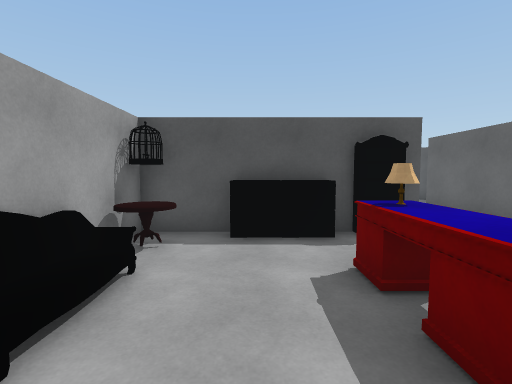
[1] (above)

24 first-person views from a walk through a Unity game level. The camera is 1.5 m above the floor, tilts 4° down and sees 85° across. Doors are open. The floor is counted in squares, 1 m on a side. Each view is taken from the middle of a square. On the plan, view 1 faces up. The plan holds only what a view shows up to about 14 squares ahead; the rest is blank. The place goes on beyond the plan. The player character is not drawn. Some animated figures are left out.

[2]
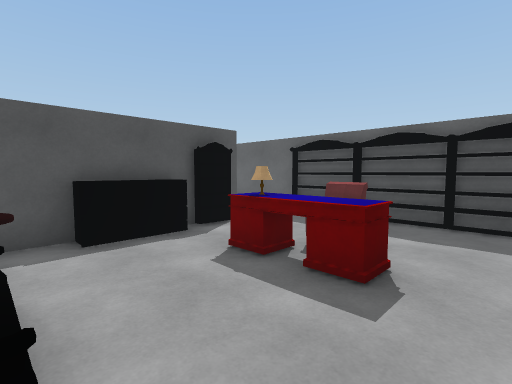

[3]
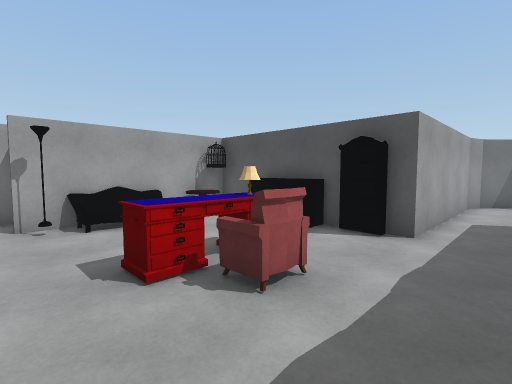

[4]
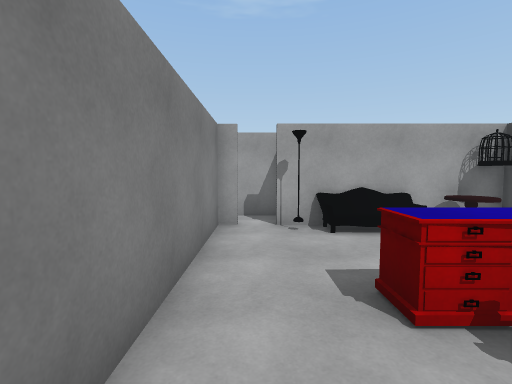

[5]
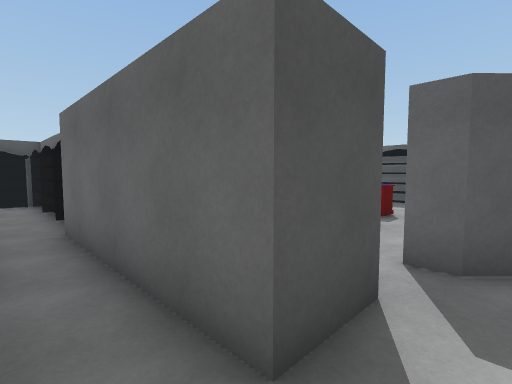

[6]
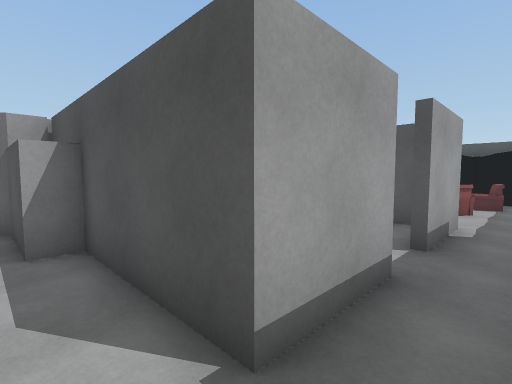

[7]
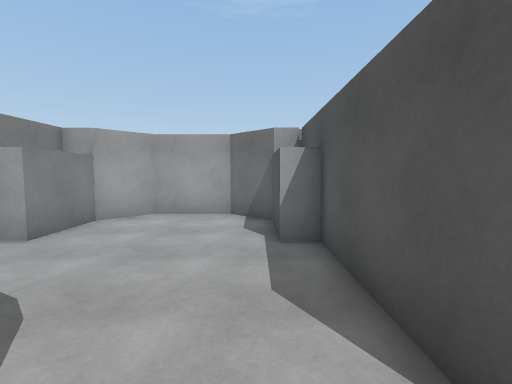

[8]
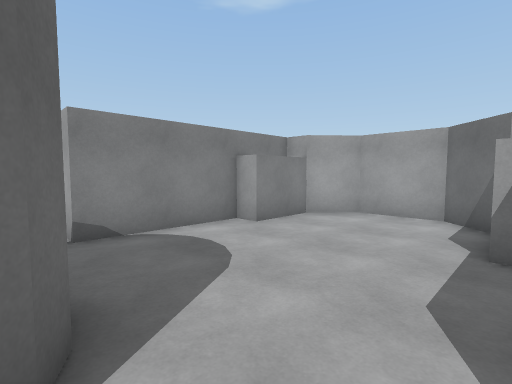

[9]
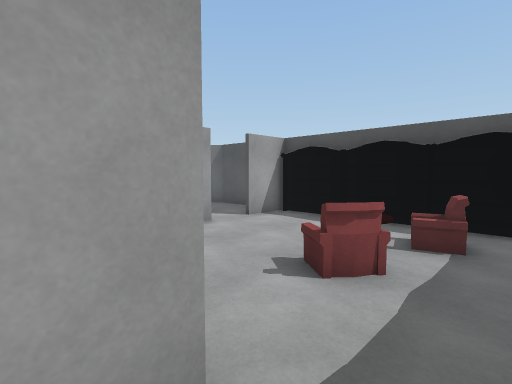

[10]
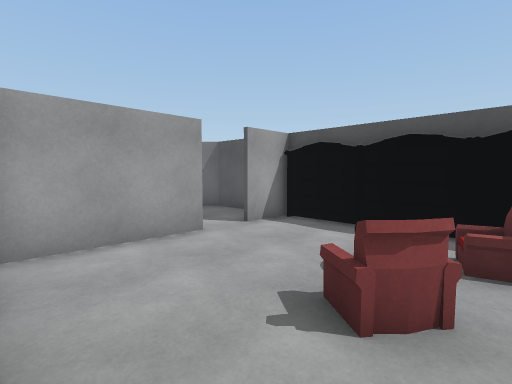

[11]
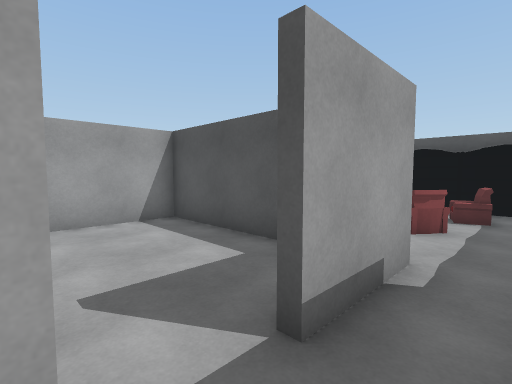

[12]
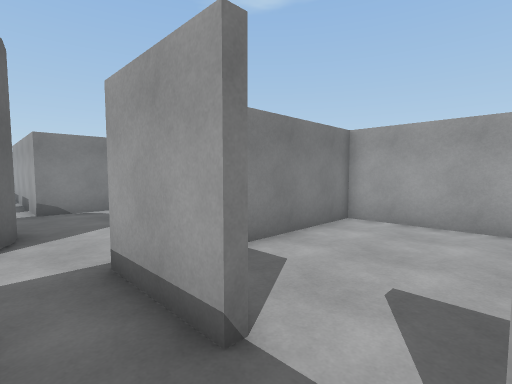

[13]
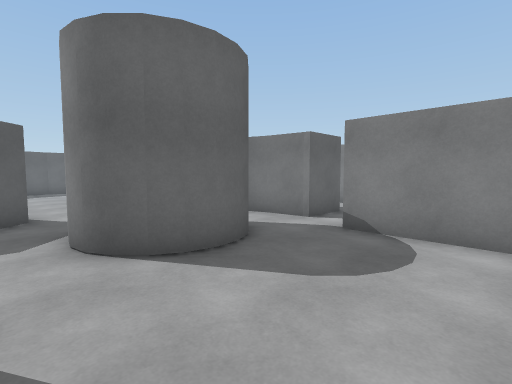

[14]
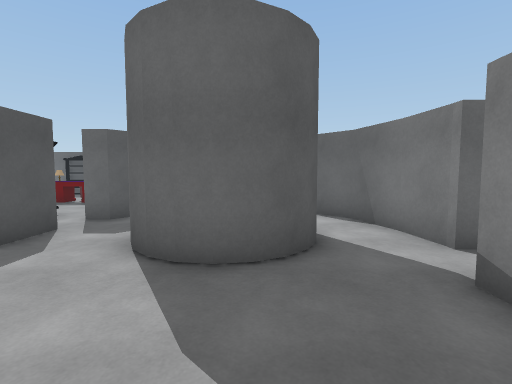

[15]
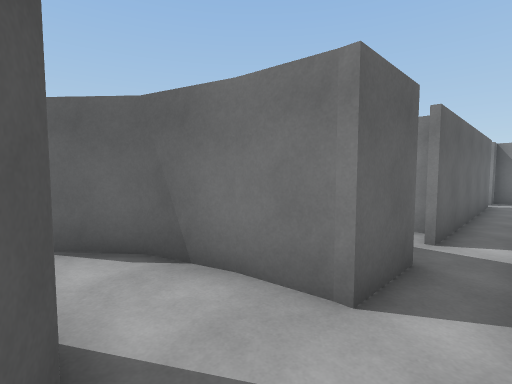

[16]
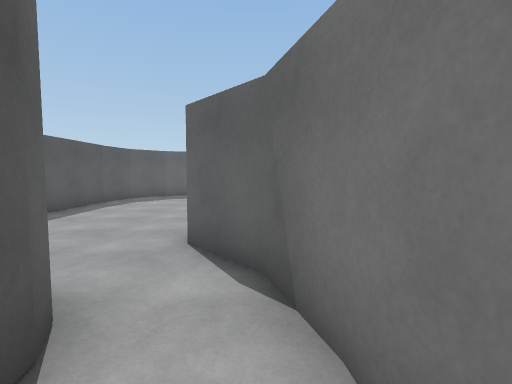

[17]
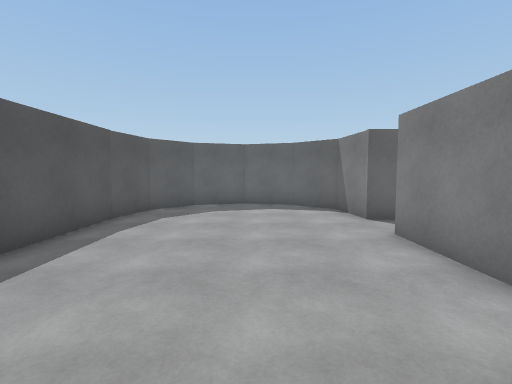

[18]
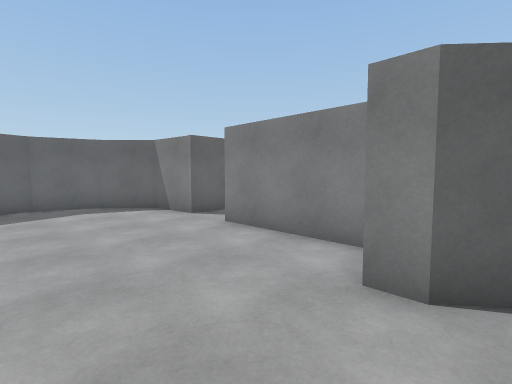

[19]
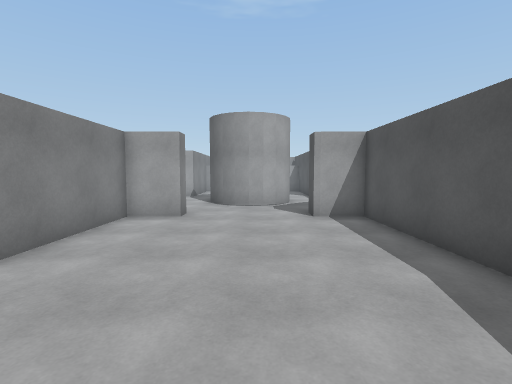

[20]
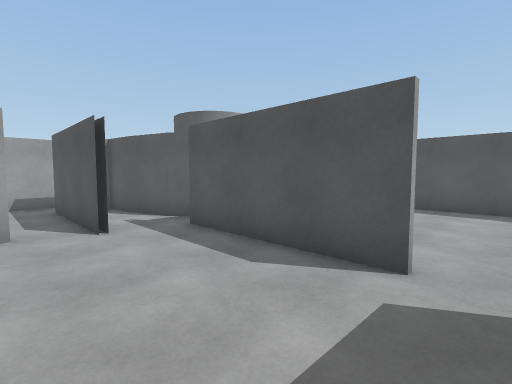

[21]
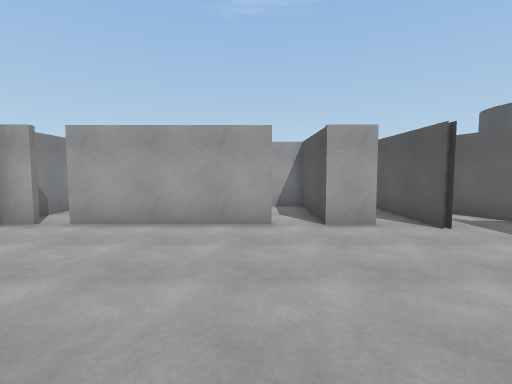

[22]
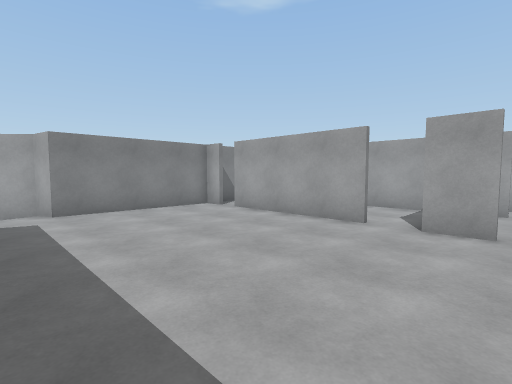

[23]
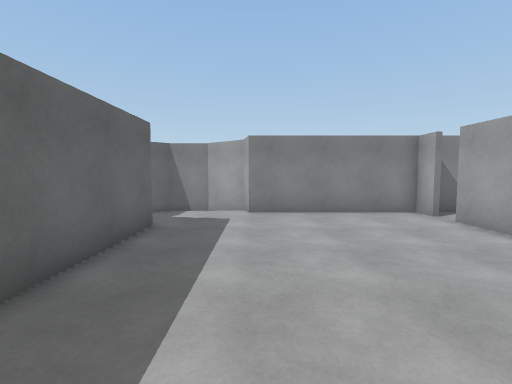

[24]
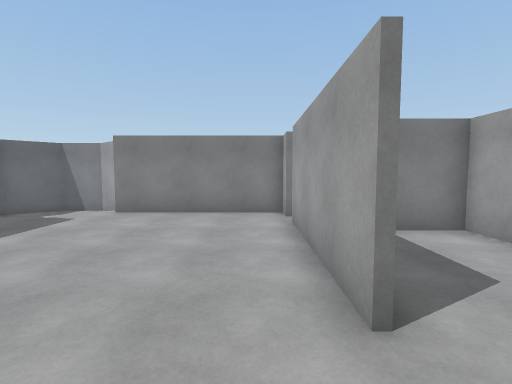

### Floor plan
Key: @ floor where view 1 was taken; # wall or solid block; . main floor; - floor 0.25 m lower than the main floor; D open door; v drop or lower ground; R dresser; B bookshelf; T table; L lamp; E desk; S sofa; C chair; O other object.
Columns run from 19 left of view 1 to 11 right of it. Each row starts with its distance up from view 1.
 16                         #
 15                        v#
 14  ### #BB#B#BB#         #.
 13 #... #.......B         #.
 12   ...#....CC.B         #.
 11    ......OCC.#         #..#
 10      #...OO..B         #..#
  9      #...CC..#         #..#
  8      #....C..B         #..#
  7      #.......B  ###RR#B#..#
  6    ########..#  #T.RR.....B
  5    #......#..#  #T........B
  4    #......#..#  #O...L....#
  3    #......#D.#  #O...ECC..B
  2    #.......D.#  #S...EC...#
  1    #......#D.####L........B
  0    #......#..##.D..@......B
 -1    ########..##.############
 -2    ####..........##.........##
 -3   v#.........##...#...........#
 -4   #.........####..............#
 -5   #.........#  #..............#
 -6   #.........#  #..............#
 -7   #.........####..............#
 -8    ####..........##...........#
 -9       #####....####.........##
-10           #.####..######..##
-11           #.#.............#
-12           #.######........
-13           #...............
-14           #.#....#........
-15           #.#####D........
-16            .#....D........
-17            .#....#........#
-18            .#....#........#
-19             #....#........#
-20             #... #........#
-21             ###  #........#
-22             #    #........#
-23             .   ...........
-24             #  ..#........-
-25             ############.----#
-26                        v#---#v
-27                         v###v

Where each view was taken, in squares from view 1:
view 1: 0 up, 0 right, facing up
view 2: 0 up, 2 left, facing up-right
view 3: 0 up, 6 right, facing up-left
view 4: 0 up, 5 right, facing left
view 5: 2 down, 8 left, facing up-right
view 6: 3 down, 7 left, facing up-left
view 7: 3 down, 7 left, facing left
view 8: 2 down, 7 left, facing down-left
view 9: 5 up, 7 left, facing up-left
view 10: 6 up, 8 left, facing up-left
view 11: 1 up, 7 left, facing up-left
view 12: 3 up, 7 left, facing down-left
view 13: 2 down, 12 left, facing down-right
view 14: 6 down, 12 left, facing right
view 15: 7 down, 8 left, facing down-right
view 16: 9 down, 7 left, facing right
view 17: 6 down, 2 left, facing right
view 18: 4 down, 2 left, facing down-right
view 19: 5 down, 9 right, facing left
view 20: 14 down, 6 right, facing up-left
view 21: 17 down, 6 right, facing left
view 22: 13 down, 6 right, facing down-left
view 23: 14 down, 4 right, facing down
view 24: 14 down, 1 left, facing down
